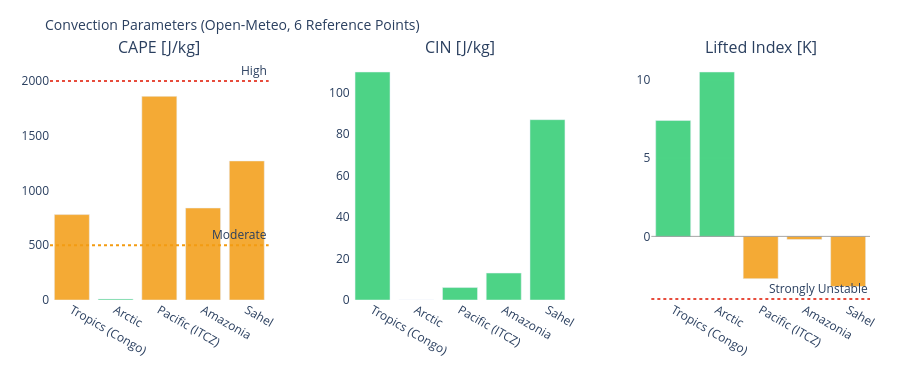

The notebook cell saved with this chart:
### Markdown cell above
---
## 3. Visualizations

### Code cell
# ============================================================
# CAPE / CIN / LIFTED INDEX – Convection potential
# ============================================================

if not df_atm.empty:
    fig = make_subplots(
        rows=1, cols=3,
        subplot_titles=['CAPE [J/kg]', 'CIN [J/kg]', 'Lifted Index [K]'],
        horizontal_spacing=0.1
    )
    pts = df_atm['point'].tolist()
    pt_colors = ['#E85D24','#185FA5','#888780','#378ADD','#639922','#F2A623']

    # CAPE – höher = mehr Gewitterpotential
    cape_vals = df_atm['cape'].fillna(0).tolist()
    cape_colors = ['#e74c3c' if v > 2000 else '#f39c12' if v > 500 else '#2ecc71'
                   for v in cape_vals]
    fig.add_trace(go.Bar(x=pts, y=cape_vals, marker_color=cape_colors,
                         opacity=0.85, showlegend=False), row=1, col=1)
    fig.add_hline(y=2000, line_dash='dot', line_color='#e74c3c',
                  annotation_text='High', row=1, col=1)
    fig.add_hline(y=500,  line_dash='dot', line_color='#f39c12',
                  annotation_text='Moderate', row=1, col=1)

    # CIN – negativer = stärker gedeckelt (weniger Auslöse)
    cin_vals = df_atm['cin'].fillna(0).tolist()
    cin_colors = ['#e74c3c' if v < -200 else '#f39c12' if v < -50 else '#2ecc71'
                  for v in cin_vals]
    fig.add_trace(go.Bar(x=pts, y=cin_vals, marker_color=cin_colors,
                         opacity=0.85, showlegend=False), row=1, col=2)

    # Lifted Index – negativ = instabil
    li_vals = df_atm['li'].fillna(0).tolist()
    li_colors = ['#e74c3c' if v < -4 else '#f39c12' if v < 0 else '#2ecc71'
                 for v in li_vals]
    fig.add_trace(go.Bar(x=pts, y=li_vals, marker_color=li_colors,
                         opacity=0.85, showlegend=False), row=1, col=3)
    fig.add_hline(y=0, line_color='gray', line_width=0.7, row=1, col=3)
    fig.add_hline(y=-4, line_dash='dot', line_color='#e74c3c',
                  annotation_text='Strongly Unstable', row=1, col=3)

    fig.update_layout(
        title=dict(text='Convection Parameters (Open-Meteo, 6 Reference Points)', font=dict(size=14)),
        height=380, plot_bgcolor='rgba(0,0,0,0)', paper_bgcolor='rgba(0,0,0,0)',
        margin=dict(l=50, r=30, t=60, b=80)
    )
    fig.update_xaxes(tickangle=30)
    fig.show()

### Figure 1 — Plotly figure (JSON) as saved in the notebook; plotly's stock layout.template omitted (floating-point values rounded to 4 significant figures)
{"data": [{"marker": {"color": ["#f39c12", "#2ecc71", "#f39c12", "#f39c12", "#f39c12"]}, "opacity": 0.85, "showlegend": false, "type": "bar", "x": ["Tropics (Congo)", "Arctic", "Pacific (ITCZ)", "Amazonia", "Sahel"], "xaxis": "x", "y": [780.0, 10.0, 1860.0, 840.0, 1270.0], "yaxis": "y"}, {"marker": {"color": ["#2ecc71", "#2ecc71", "#2ecc71", "#2ecc71", "#2ecc71"]}, "opacity": 0.85, "showlegend": false, "type": "bar", "x": ["Tropics (Congo)", "Arctic", "Pacific (ITCZ)", "Amazonia", "Sahel"], "xaxis": "x2", "y": [110.0, 0.0, 6.0, 13.0, 87.0], "yaxis": "y2"}, {"marker": {"color": ["#2ecc71", "#2ecc71", "#f39c12", "#f39c12", "#f39c12"]}, "opacity": 0.85, "showlegend": false, "type": "bar", "x": ["Tropics (Congo)", "Arctic", "Pacific (ITCZ)", "Amazonia", "Sahel"], "xaxis": "x3", "y": [7.4, 10.5, -2.7, -0.2, -3.2], "yaxis": "y3"}], "layout": {"annotations": [{"font": {"size": 16}, "showarrow": false, "text": "CAPE [J/kg]", "x": 0.1333, "xanchor": "center", "xref": "paper", "y": 1.0, "yanchor": "bottom", "yref": "paper"}, {"font": {"size": 16}, "showarrow": false, "text": "CIN [J/kg]", "x": 0.5, "xanchor": "center", "xref": "paper", "y": 1.0, "yanchor": "bottom", "yref": "paper"}, {"font": {"size": 16}, "showarrow": false, "text": "Lifted Index [K]", "x": 0.8667, "xanchor": "center", "xref": "paper", "y": 1.0, "yanchor": "bottom", "yref": "paper"}, {"showarrow": false, "text": "High", "x": 1, "xanchor": "right", "xref": "x domain", "y": 2000, "yanchor": "bottom", "yref": "y"}, {"showarrow": false, "text": "Moderate", "x": 1, "xanchor": "right", "xref": "x domain", "y": 500, "yanchor": "bottom", "yref": "y"}, {"showarrow": false, "text": "Strongly Unstable", "x": 1, "xanchor": "right", "xref": "x3 domain", "y": -4, "yanchor": "bottom", "yref": "y3"}], "height": 380, "margin": {"b": 80, "l": 50, "r": 30, "t": 60}, "paper_bgcolor": "rgba(0,0,0,0)", "plot_bgcolor": "rgba(0,0,0,0)", "shapes": [{"line": {"color": "#e74c3c", "dash": "dot"}, "type": "line", "x0": 0, "x1": 1, "xref": "x domain", "y0": 2000, "y1": 2000, "yref": "y"}, {"line": {"color": "#f39c12", "dash": "dot"}, "type": "line", "x0": 0, "x1": 1, "xref": "x domain", "y0": 500, "y1": 500, "yref": "y"}, {"line": {"color": "gray", "width": 0.7}, "type": "line", "x0": 0, "x1": 1, "xref": "x3 domain", "y0": 0, "y1": 0, "yref": "y3"}, {"line": {"color": "#e74c3c", "dash": "dot"}, "type": "line", "x0": 0, "x1": 1, "xref": "x3 domain", "y0": -4, "y1": -4, "yref": "y3"}], "title": {"font": {"size": 14}, "text": "Convection Parameters (Open-Meteo, 6 Reference Points)"}, "xaxis": {"anchor": "y", "domain": [0.0, 0.2667], "tickangle": 30}, "xaxis2": {"anchor": "y2", "domain": [0.3667, 0.6333], "tickangle": 30}, "xaxis3": {"anchor": "y3", "domain": [0.7333, 1.0], "tickangle": 30}, "yaxis": {"anchor": "x", "domain": [0.0, 1.0]}, "yaxis2": {"anchor": "x2", "domain": [0.0, 1.0]}, "yaxis3": {"anchor": "x3", "domain": [0.0, 1.0]}}}
